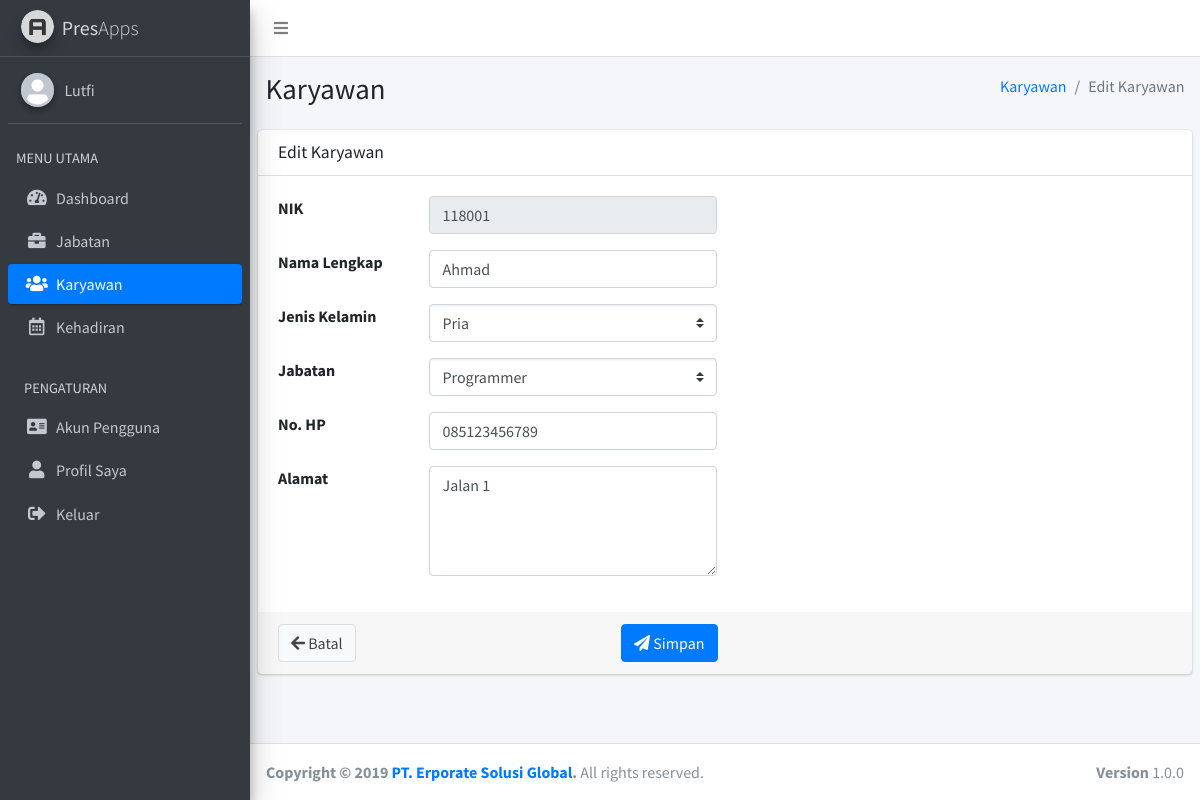
/admin/index.php?page=karyawan&action=edit&id=118001 (signed in), run on the app's committed database.
### tables this page shows
CREATE TABLE `akun_pengguna` (
  `nik` char(7) NOT NULL,
  `password` varchar(64) DEFAULT NULL,
  `hak_akses` enum('Admin','Staff') DEFAULT NULL
);

CREATE TABLE `karyawan` (
  `nik` char(7) NOT NULL,
  `nama_lengkap` varchar(25) DEFAULT NULL,
  `jenis_kelamin` enum('Pria','Wanita') DEFAULT NULL,
  `id_jabatan` int(11) DEFAULT NULL,
  `no_hp` char(13) DEFAULT NULL,
  `alamat` text
);

CREATE TABLE `jabatan` (
  `id_jabatan` int(11) NOT NULL,
  `nama_jabatan` varchar(50) DEFAULT NULL
);

### admin/pages/karyawan/edit_form.php (the view, shortened to what this page needs)
<section class="content-header">
  <div class="container-fluid">
    <div class="row mb-2">
      <div class="col-sm-6">
        <h1>Karyawan</h1>
      </div>
      <div class="col-sm-6">
        <ol class="breadcrumb float-sm-right">
          <li class="breadcrumb-item"><a href="index.php?page=karyawan">Karyawan</a></li>
          <li class="breadcrumb-item active">Edit Karyawan</li>
        </ol>
      </div>
    </div>
  </div>
</section>
<section class="content">
  <div class="card">
    <div class="card-header">
      <h3 class="card-title">Edit Karyawan</h3>
    </div>
    <form action="../action_admin/karyawan.php" method="POST">
      <?php
        include "../connection/connect.php";
        $id = $_GET["id"];
        $sql = "SELECT * FROM karyawan WHERE nik='$id'";
        $result = mysqli_query($connect, $sql);
        $i = mysqli_fetch_assoc($result);
      ?>
      <div class="card-body">
      	<div class="row">
    			<div class="col-sm-6">
    				<div class="form-group row">
              <label for="nik" class="col-sm-4 control-label">NIK</label>
              <div class="col-sm-8">
                <input type="text" name="nik" class="form-control" id="nik" placeholder="NIK" value="<?php echo $i['nik']; ?>" disabled="">
              </div>
            </div>
    			</div>
    		</div>
    		<div class="row">
    			<div class="col-sm-6">
    				<div class="form-group row">
              <label for="nama_lengkap" class="col-sm-4 control-label">Nama Lengkap</label>
              <div class="col-sm-8">
                <input type="text" name="nama_lengkap" class="form-control" id="nama_lengkap" placeholder="Nama Lengkap" required="" value="<?php echo $i['nama_lengkap']; ?>">
              </div>
            </div>
    			</div>
    		</div>
    		<div class="row">
    			<div class="col-sm-6">
    				<div class="form-group row">
              <label for="jenis_kelamin" class="col-sm-4 control-label">Jenis Kelamin</label>
              <div class="col-sm-8">
                <select name="jenis_kelamin" class="form-control custom-select">
                  <?php
                    $jenis_kelamin = $i["jenis_kelamin"];
                  ?>
  							  <option value="Pria" <?php if($jenis_kelamin == "Pria"){ echo "selected"; } ?>>Pria</option>
  							</select>
              </div>
            </div>
    			</div>
    		</div>
    		<div class="row">
    			<div class="col-sm-6">
    				<div class="form-group row">
              <label for="jabatan" class="col-sm-4 control-label">Jabatan</label>
              <div class="col-sm-8">
                <select name="id_jabatan" class="form-control custom-select">
  							  <?php
                    $sql2 = "SELECT * FROM jabatan";
                    $result2 = mysqli_query($connect, $sql2);
                    while($j = mysqli_fetch_assoc($result2)){
                  ?>
                  <option value="<?php echo $j["id_jabatan"]; ?>" <?php if($i["id_jabatan"] == $j["id_jabatan"]){ echo "selected"; } ?>><?php echo $j["nama_jabatan"]; ?></option>
                  <?php } ?>
  							</select>
              </div>
            </div>
    			</div>
    		</div>
    		<div class="row">
    			<div class="col-sm-6">
    				<div class="form-group row">
              <label for="no_hp" class="col-sm-4 control-label">No. HP</label>
              <div class="col-sm-8">
                <input type="text" name="no_hp" class="form-control" id="no_hp" placeholder="No. HP" required="" value="<?php echo $i['no_hp']; ?>">
              </div>
            </div>
    			</div>
    		</div>
    		<div class="row">
    			<div class="col-sm-6">
    				<div class="form-group row">
              <label for="alamat" class="col-sm-4 control-label">Alamat</label>
              <div class="col-sm-8">
                <textarea name="alamat" id="alamat" class="form-control" rows="4" placeholder="Alamat" required=""><?php echo $i["alamat"]; ?></textarea>
              </div>
            </div>
    			</div>
    		</div>
      </div>
      <div class="card-footer">
        <div class="row">
        	<div class="col-sm-6">
        		<a href="index.php?page=karyawan" class="btn btn-default">
        			<i class="fas fa-arrow-left"></i> Batal
        		</a>
        		<button type="submit" class="btn btn-primary float-right">
        			<i class="nav-icon fas fa-paper-plane"></i> Simpan
        		</button>
        	</div>
        </div>
      </div>
    </form>
  </div>
</section>

### admin/layout/header.php (shortened to what this page needs)
<!DOCTYPE html>
<html lang="en">
<head>
  <link rel="stylesheet" href="../assets/plugins/fontawesome-free/css/all.min.css">
  <link rel="stylesheet" href="../assets/dist/css/adminlte.min.css">
</head>
<body class="hold-transition sidebar-mini layout-fixed layout-navbar-fixed layout-footer-fixed">
<div class="wrapper">
  <nav class="main-header navbar navbar-expand navbar-white navbar-light">
    <ul class="navbar-nav">
      <li class="nav-item">
        <a class="nav-link" data-widget="pushmenu" href="#"><i class="fas fa-bars"></i></a>
      </li>
    </ul>
  </nav>
  <aside class="main-sidebar sidebar-dark-primary elevation-4">
    <a href="index.php?page=dashboard" class="brand-link">
      <img src="../assets/dist/img/AdminLTELogo.png" alt="AdminLTE Logo" class="brand-image img-circle elevation-3"
           style="opacity: .8">
      <span class="brand-text font-weight-light"><b>Pres</b>Apps</span>
    </a>
    <div class="sidebar">
      <div class="user-panel mt-3 pb-3 mb-3 d-flex">
        <div class="image">
          <img src="../assets/dist/img/user-avatar.png" class="img-circle elevation-2" alt="User Image">
        </div>
        <div class="info">
          <?php
            include "../connection/connect.php";
            $nik = $_SESSION["nik"];
            $sql = "SELECT akun_pengguna.nik, karyawan.nama_lengkap, akun_pengguna.password, akun_pengguna.hak_akses FROM akun_pengguna INNER JOIN karyawan ON akun_pengguna.nik = karyawan.nik WHERE akun_pengguna.nik='$nik'";
            $result = mysqli_query($connect, $sql);
            $i = mysqli_fetch_assoc($result);
          ?>
          <a href="#" class="d-block"><?php echo $i["nama_lengkap"]; ?></a>
        </div>
      </div>
      <nav class="mt-2">
        <ul class="nav nav-pills nav-sidebar flex-column" data-widget="treeview" role="menu" data-accordion="false">
          <li class="nav-header">MENU UTAMA</li>
          <?php
            if(isset($_GET["page"])){
              $page = $_GET["page"];
            }else{
              $page = "dashboard";
            }
          ?>
          <li class="nav-item">
            <a href="index.php?page=dashboard" class="nav-link <?php if($page == 'dashboard'){ echo 'active'; } ?>">
              <i class="nav-icon fas fa-tachometer-alt"></i>
              <p>
                Dashboard
              </p>
            </a>
          </li>
          <li class="nav-item">
            <a href="index.php?page=jabatan" class="nav-link <?php if($page == 'jabatan'){ echo 'active'; } ?>">
              <i class="nav-icon fas fa-briefcase"></i>
              <p>
                Jabatan
              </p>
            </a>
          </li>
          <li class="nav-item">
            <a href="index.php?page=karyawan" class="nav-link <?php if($page == 'karyawan'){ echo 'active'; } ?>">
              <i class="nav-icon fas fa-users"></i>
              <p>
                Karyawan
              </p>
            </a>
          </li>
          <li class="nav-item">
            <a href="index.php?page=kehadiran" class="nav-link <?php if($page == 'kehadiran'){ echo 'active'; } ?>">
              <i class="nav-icon far fa-calendar-alt"></i>
              <p>
                Kehadiran
              </p>
            </a>
          </li>
          <li class="nav-header">PENGATURAN</li>
          <li class="nav-item">
            <a href="index.php?page=akun_pengguna" class="nav-link <?php if($page == 'akun_pengguna'){ echo 'active'; } ?>">
              <i class="nav-icon fas fa-address-card"></i>
              <p>
                Akun Pengguna
              </p>
            </a>
          </li>
          <li class="nav-item">
            <a href="index.php?page=profil_saya" class="nav-link <?php if($page == 'profil_saya'){ echo 'active'; } ?>">
              <i class="nav-icon fas fa-user"></i>
              <p>
                Profil Saya
              </p>
            </a>
          </li>
          <li class="nav-item">
            <a href="logout.php" class="nav-link">
              <i class="nav-icon fas fa-sign-out-alt"></i>
              <p>
                Keluar
              </p>
            </a>
          </li>
        </ul>
      </nav>
    </div>
  </aside>
  <div class="content-wrapper">

### data on the page
akun_pengguna: nik.nama_lengkap "Lutfi"
karyawan: nik "118001", nama_lengkap "Ahmad", jenis_kelamin "Pria", id_jabatan "Programmer", no_hp "085123456789", alamat "Jalan 1"
